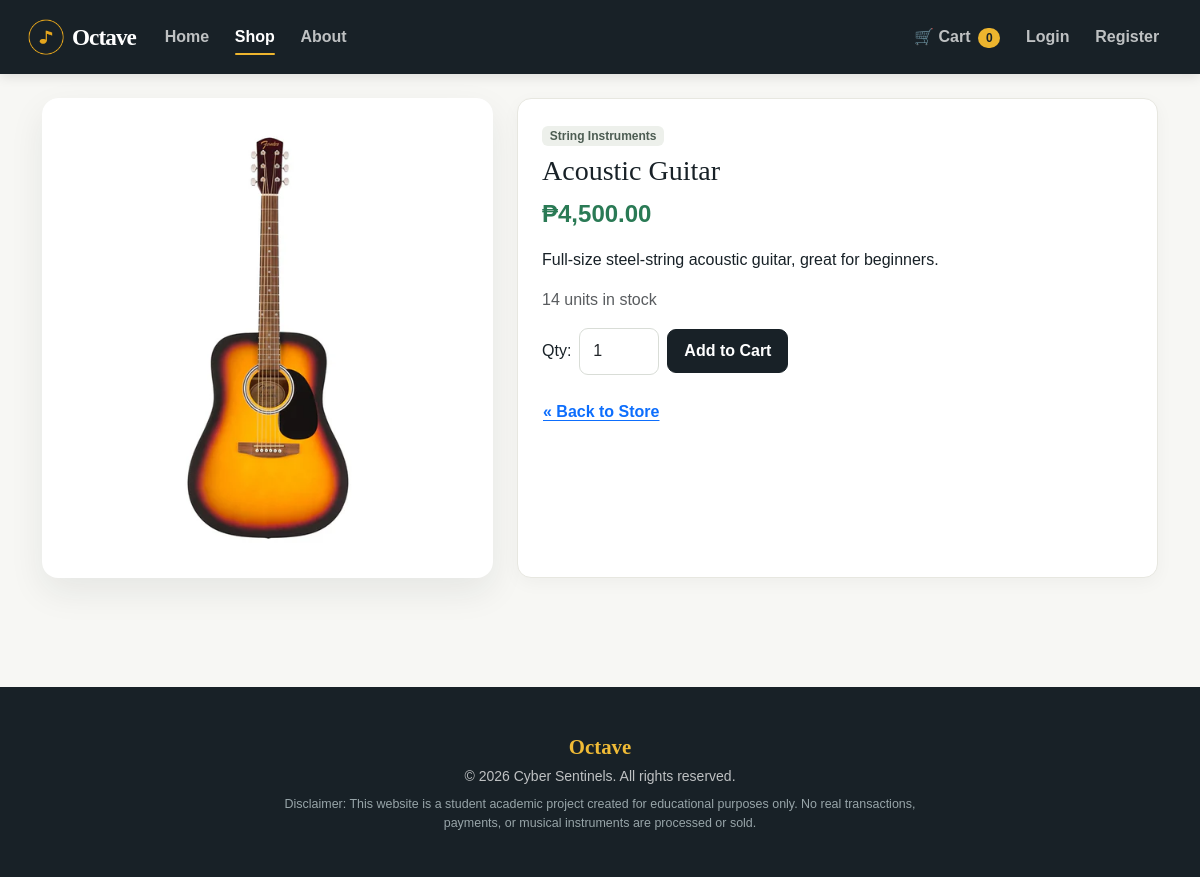
The page /product.php?id=9 on the database its author committed.
### tables this page shows
CREATE TABLE `products` (
  `product_id` int(11) NOT NULL,
  `category_id` int(11) NOT NULL,
  `product_name` varchar(100) NOT NULL,
  `description` text NOT NULL,
  `price` decimal(10,2) NOT NULL,
  `stock` int(11) NOT NULL,
  `image` varchar(255) NOT NULL,
  `is_featured` tinyint(1) NOT NULL DEFAULT 0
);

CREATE TABLE `categories` (
  `category_id` int(11) NOT NULL,
  `category_name` varchar(50) NOT NULL
);

### includes/functions.php (called while the page is built, shortened)
<?php
function e($value) {
    return htmlspecialchars($value ?? '', ENT_QUOTES, 'UTF-8');
}

### product.php (the view, shortened to what this page needs)
<?php
require 'config/db.php';
require 'includes/functions.php';
$productId = isset($_GET['id']) ? (int)$_GET['id'] : 0;
$stmt = $conn->prepare(
    'SELECT p.product_id AS id, p.product_name AS name, p.description, p.price, p.stock, p.image,
            c.category_name AS category_name
     FROM products p
     JOIN categories c ON p.category_id = c.category_id
     WHERE p.product_id = ?'
);
$stmt->bind_param('i', $productId);
$stmt->execute();
$result = $stmt->get_result();
$product = $result->fetch_assoc();
include 'includes/header.php';
?>
<div class="row g-4 product-detail">
    <div class="col-md-5">
        <img src="assets/images/<?php echo e($product['image']); ?>"
             class="img-fluid product-image"
             onerror="this.onerror=null;this.src='assets/images/default-instrument.png';"
             alt="<?php echo e($product['name']); ?>">
    </div>
    <div class="col-md-7">
        <div class="product-info">
        <span class="badge product-category mb-2"><?php echo e($product['category_name']); ?></span>
        <h3><?php echo e($product['name']); ?></h3>
        <p class="fs-4 text-success fw-bold">₱<?php echo number_format($product['price'], 2); ?></p>
        <p><?php echo nl2br(e($product['description'])); ?></p>
        <p class="text-muted">
            <?php echo $product['stock'] > 0 ? $product['stock'] . ' units in stock' : 'Currently out of stock'; ?>
        </p>
        <?php if ($product['stock'] > 0): ?>
            <form method="POST" action="cart.php" class="d-flex align-items-center gap-2">
                <label class="mb-0">Qty:</label>
                <input type="number" name="quantity" value="1" min="1" max="<?php echo (int)$product['stock']; ?>"
                       class="form-control" style="width: 80px;">
                <button type="submit" class="btn btn-dark">Add to Cart</button>
            </form>
        <?php else: ?>
            <button class="btn btn-secondary" disabled>Out of Stock</button>
        <?php endif; ?>
        <div class="mt-3">
            <a href="store.php" class="btn btn-link px-0">&laquo; Back to Store</a>
        </div>
        </div>
    </div>
</div>
<?php include 'includes/footer.php'; ?>

### assets/css/style.css (style rules this page uses)
:root { --ink: #182127; --paper: #f7f7f4; --surface: #ffffff; --accent: #e5a61d; --accent-dark: #c7890b; --line: #e7e7e0; --shadow: 0 14px 35px rgba(23, 32, 38, .08); }
body { background: var(--paper); color: var(--ink); font-family: Arial, sans-serif; }
h1, h2, h3, h4, h5, h6, .navbar-brand, .footer-brand { font-family: Georgia, serif; }
a { color: #a66e00; text-underline-offset: 3px; }
.product-image { display: block; width: 100%; max-width: 100%; height: clamp(280px, 42vw, 480px); object-fit: cover; object-position: center; border-radius: 16px; background: #eaebe6; box-shadow: var(--shadow); }
.product-info, .checkout-panel, .summary-panel { height: 100%; background: var(--surface); border: 1px solid var(--line); border-radius: 14px; padding: 1.5rem; box-shadow: 0 5px 18px rgba(23, 32, 38, .04); }
.product-category { background: #edf0eb !important; color: #4c5c52 !important; font-weight: 700; }
.text-success { color: #2a7a55 !important; }
.btn { border-radius: 9px; font-weight: 700; padding: .55rem 1rem; }
.btn-dark { background: var(--ink); border-color: var(--ink); }
.form-control, .form-select { border-color: #d9ddd7; border-radius: 9px; padding: .65rem .8rem; }

### rows shown on the page
products: image (picture), category.category_name "String Instruments", product_name "Acoustic Guitar", price "4,500.00", description "Full-size steel-string acoustic guitar, great for beginners.", stock "14"

### other values the page prints
getCartCount() "0"
